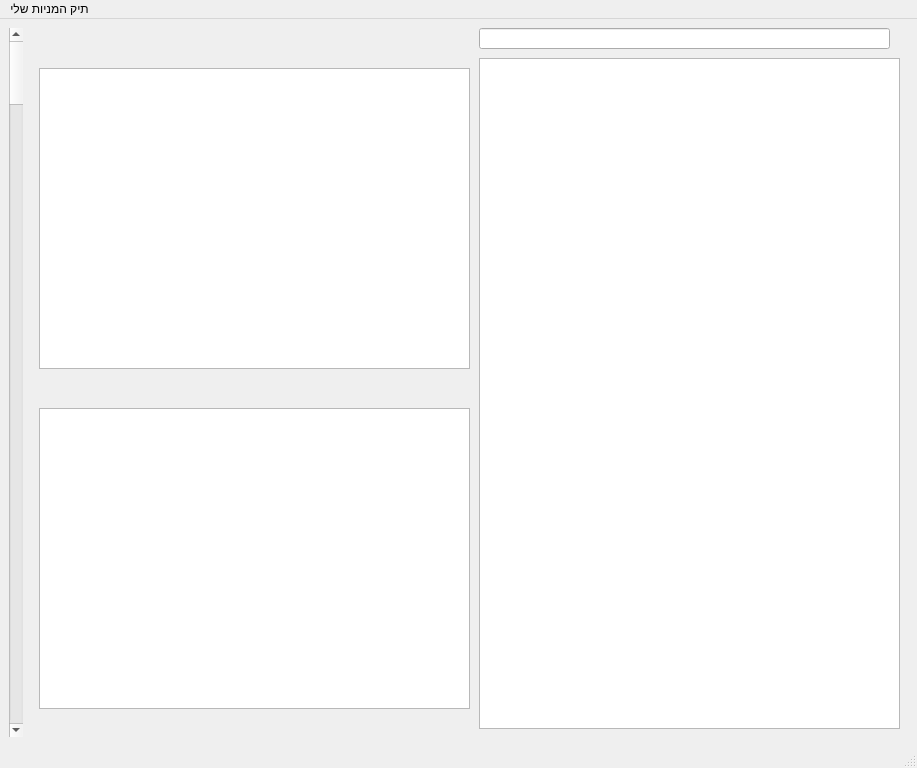
<?xml version="1.0" encoding="UTF-8"?>
<ui version="4.0">
 <class>MainWindow</class>
 <widget class="QMainWindow" name="MainWindow">
  <property name="geometry">
   <rect>
    <x>0</x>
    <y>0</y>
    <width>917</width>
    <height>768</height>
   </rect>
  </property>
  <property name="main_window" stdset="0">
   <string>Share Portfolio Manager</string>
  </property>
  <widget class="QWidget" name="centralwidget">
   <layout class="QHBoxLayout" name="mainLayout">
    <item>
     <widget class="QScrollBar" name="verticalScrollBar">
      <property name="orientation">
       <enum>Qt::Vertical</enum>
      </property>
     </widget>
    </item>
    <item>
     <widget class="QFrame" name="infoFrame">
      <widget class="QListView" name="portfolioList">
       <property name="geometry">
        <rect>
         <x>10</x>
         <y>40</y>
         <width>431</width>
         <height>301</height>
        </rect>
       </property>
       <property name="toolTip">
        <string>Portfolio</string>
       </property>
      </widget>
      <widget class="QFrame" name="listFrame">
       <property name="geometry">
        <rect>
         <x>450</x>
         <y>0</y>
         <width>435</width>
         <height>707</height>
        </rect>
       </property>
       <widget class="QListView" name="vivoList">
        <property name="geometry">
         <rect>
          <x>0</x>
          <y>30</y>
          <width>421</width>
          <height>671</height>
         </rect>
        </property>
        <property name="toolTip">
         <string>Vivo Stock List</string>
        </property>
       </widget>
       <widget class="QLineEdit" name="lineEdit">
        <property name="enabled">
         <bool>true</bool>
        </property>
        <property name="geometry">
         <rect>
          <x>0</x>
          <y>0</y>
          <width>411</width>
          <height>21</height>
         </rect>
        </property>
       </widget>
      </widget>
      <widget class="QListView" name="portfolioList_2">
       <property name="geometry">
        <rect>
         <x>10</x>
         <y>380</y>
         <width>431</width>
         <height>301</height>
        </rect>
       </property>
       <property name="toolTip">
        <string>Portfolio</string>
       </property>
      </widget>
     </widget>
    </item>
   </layout>
  </widget>
  <widget class="QMenuBar" name="menuBar">
   <property name="geometry">
    <rect>
     <x>0</x>
     <y>0</y>
     <width>917</width>
     <height>22</height>
    </rect>
   </property>
   <widget class="QMenu" name="menu">
    <property name="title">
     <string>תיק המניות שלי</string>
    </property>
   </widget>
   <addaction name="menu"/>
  </widget>
  <widget class="QStatusBar" name="statusBar"/>
  <action name="actionAdd">
   <property name="icon">
    <iconset>
     <normaloff>../icons/add.png</normaloff>../icons/add.png</iconset>
   </property>
   <property name="text">
    <string>Add Stock</string>
   </property>
  </action>
  <action name="actionDelete">
   <property name="icon">
    <iconset>
     <normaloff>../icons/delete.png</normaloff>../icons/delete.png</iconset>
   </property>
   <property name="text">
    <string>Delete Stock</string>
   </property>
  </action>
  <action name="actionRefresh">
   <property name="icon">
    <iconset>
     <normaloff>../icons/refresh.png</normaloff>../icons/refresh.png</iconset>
   </property>
   <property name="text">
    <string>Refresh List</string>
   </property>
  </action>
 </widget>
 <resources>
  <include location="../icons.qrc"/>
 </resources>
 <connections/>
</ui>
